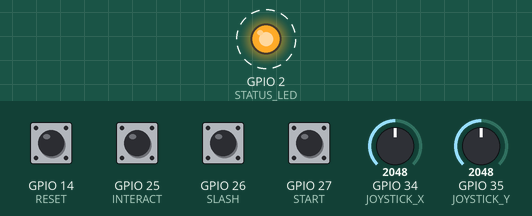
Recording of a sketch running on a simulated ESP32. Parts: output pins drawn as LEDs (lit = HIGH). Dashed ring = blinking. The inputs (shaded band) are chosen by the test bench; at power-on: GPIO 14 (RESET), GPIO 25 (INTERACT), GPIO 26 (SLASH), GPIO 27 (START) HIGH, GPIO 34 (JOYSTICK_X) = 2048, GPIO 35 (JOYSTICK_Y) = 2048 (analog values on the 0–4095 scale). What the sketch prints to the serial monitor is not drawn.

Above: at 0.14 s.
Timing chart, 0 to 3.0 s (numbered marks = the images above):
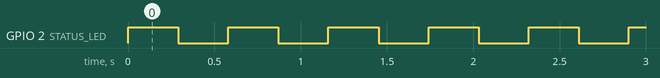

Measured:
- by itself, GPIO 2 (STATUS_LED): alternates HIGH for 0.29 s and LOW for 0.29 s

The sketch:

SuvarnaController.ino
```cpp
/*
 * Suvarna controller firmware. Reference pin map for classic ESP32 DevKit.
 * GPIO34, GPIO35: joystick VRx and VRy. Use 3.3 V and common ground.
 * GPIO25, GPIO26, GPIO27, GPIO14: interact, slash, start, reset.
 * Each switch closes to ground. The firmware enables internal pull-ups.
 * GPIO2: active-high status LED. Check the LED circuit on the actual board.
 * USB serial: 115200 baud, 25 ms frames: SV1,x,y,interact,slash,start,reset.
 */
#include <Arduino.h>

constexpr int JOYSTICK_X = 34;
constexpr int JOYSTICK_Y = 35;
constexpr int INTERACT = 25;
constexpr int SLASH = 26;
constexpr int START = 27;
constexpr int RESET = 14;
constexpr int STATUS_LED = 2;
constexpr unsigned long FRAME_INTERVAL = 25;
constexpr unsigned long CONNECTION_TIMEOUT = 1400;

unsigned long nextFrame = 0;
unsigned long lastAcknowledged = 0;
bool acknowledged = false;
int x = 2048;
int y = 2048;

int activeLow(int pin) {
  return digitalRead(pin) == LOW ? 1 : 0;
}

void setup() {
  Serial.begin(115200);
  analogReadResolution(12);
  pinMode(INTERACT, INPUT_PULLUP);
  pinMode(SLASH, INPUT_PULLUP);
  pinMode(START, INPUT_PULLUP);
  pinMode(RESET, INPUT_PULLUP);
  pinMode(STATUS_LED, OUTPUT);
  x = analogRead(JOYSTICK_X);
  y = analogRead(JOYSTICK_Y);
}

void loop() {
  const unsigned long now = millis();
  while (Serial.available() > 0) {
    if (Serial.read() == '1') {
      acknowledged = true;
      lastAcknowledged = now;
    }
  }
  // The bridge sends '1' after Godot acknowledges a valid packet.
  const bool linked = acknowledged && now - lastAcknowledged < CONNECTION_TIMEOUT;
  digitalWrite(STATUS_LED, linked || (now / 290) % 2 == 0 ? HIGH : LOW);
  if (now - nextFrame < FRAME_INTERVAL) {
    return;
  }
  nextFrame = now;
  // A short integer smoother reduces joystick jitter between samples.
  x = (x * 3 + analogRead(JOYSTICK_X)) / 4;
  y = (y * 3 + analogRead(JOYSTICK_Y)) / 4;
  Serial.printf("SV1,%d,%d,%d,%d,%d,%d\n", x, y, activeLow(INTERACT), activeLow(SLASH),
                activeLow(START), activeLow(RESET));
}
```
